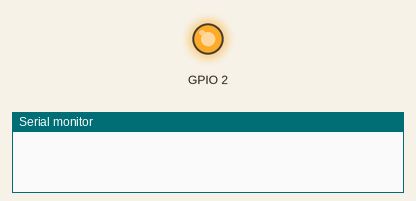
Recording of a sketch running on a simulated ESP8266 (NodeMCU). Parts: output pins drawn as LEDs (lit = HIGH, except the on-board LED, lit = LOW), the last lines printed to the serial monitor. WiFi joins after 1.5 s; servers stay silent unless stated.

Above: at 0.1 s.
At 1.6 s:
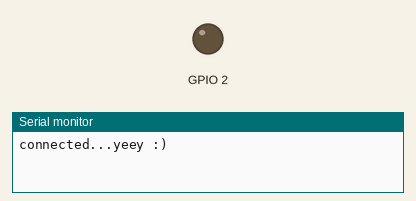
Timing chart, 0 to 3.1 s (numbered marks = the images above):
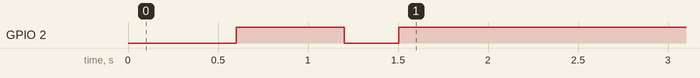

The sketch:

esp6288_wifi_manager.ino
```cpp
#include <ESP8266WiFi.h>          //https://github.com/esp8266/Arduino

//needed for library
#include <DNSServer.h>
#include <ESP8266WebServer.h>
#include <WiFiManager.h>          //https://github.com/tzapu/WiFiManager

//for LED status
#include <Ticker.h>
Ticker ticker;

void tick() {
  //toggle state
  int state = digitalRead(BUILTIN_LED);  // get the current state of GPIO1 pin
  digitalWrite(BUILTIN_LED, !state);     // set pin to the opposite state
}

//gets called when WiFiManager enters configuration mode
void configModeCallback (WiFiManager *myWiFiManager) {
  Serial.println("Entered config mode");
  Serial.println(WiFi.softAPIP());
  //if you used auto generated SSID, print it
  Serial.println(myWiFiManager->getConfigPortalSSID());
  //entered config mode, make led toggle faster
  ticker.attach(0.2, tick);
}

void setup() {
  // put your setup code here, to run once:
  Serial.begin(115200);

  //set led pin as output
  pinMode(BUILTIN_LED, OUTPUT);
  // start ticker with 0.5 because we start in AP mode and try to connect
  ticker.attach(0.6, tick);

  //WiFiManager
  //Local intialization. Once its business is done, there is no need to keep it around
  WiFiManager wifiManager;
  //reset settings - for testing
  //wifiManager.resetSettings();

  //set callback that gets called when connecting to previous WiFi fails, and enters Access Point mode
  wifiManager.setAPCallback(configModeCallback);

  //fetches ssid and pass and tries to connect
  //if it does not connect it starts an access point with the specified name
  //here  "AutoConnectAP"
  //and goes into a blocking loop awaiting configuration
  if (!wifiManager.autoConnect("My-ESP-rocks")) {
    Serial.println("failed to connect and hit timeout");
    //reset and try again, or maybe put it to deep sleep
    ESP.reset();
    delay(1000);
  }

  //if you get here you have connected to the WiFi
  Serial.println("connected...yeey :)");
  ticker.detach();
  //turn LED off
  digitalWrite(BUILTIN_LED, HIGH);
}

void loop() {
  // put your main code here, to run repeatedly:

}
```
